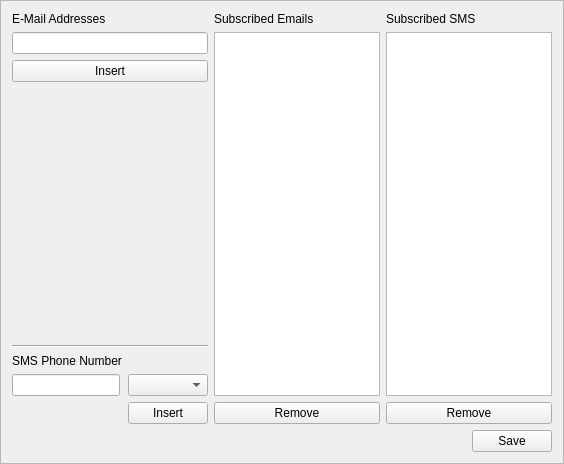
<?xml version="1.0" encoding="UTF-8"?>
<ui version="4.0">
 <class>SMBConf</class>
 <widget class="QFrame" name="SMBConf">
  <property name="geometry">
   <rect>
    <x>0</x>
    <y>0</y>
    <width>564</width>
    <height>464</height>
   </rect>
  </property>
  <property name="windowTitle">
   <string>Frame</string>
  </property>
  <property name="frameShape">
   <enum>QFrame::StyledPanel</enum>
  </property>
  <property name="frameShadow">
   <enum>QFrame::Raised</enum>
  </property>
  <layout class="QVBoxLayout" name="verticalLayout_4">
   <item>
    <layout class="QHBoxLayout" name="horizontalLayout_3">
     <item>
      <layout class="QVBoxLayout" name="verticalLayout">
       <item>
        <widget class="QLabel" name="label">
         <property name="text">
          <string>E-Mail Addresses</string>
         </property>
        </widget>
       </item>
       <item>
        <widget class="QLineEdit" name="EmailIS"/>
       </item>
       <item>
        <widget class="QPushButton" name="InsEmail">
         <property name="text">
          <string>Insert</string>
         </property>
        </widget>
       </item>
       <item>
        <spacer name="verticalSpacer">
         <property name="orientation">
          <enum>Qt::Vertical</enum>
         </property>
         <property name="sizeHint" stdset="0">
          <size>
           <width>20</width>
           <height>40</height>
          </size>
         </property>
        </spacer>
       </item>
       <item>
        <widget class="Line" name="line">
         <property name="orientation">
          <enum>Qt::Horizontal</enum>
         </property>
        </widget>
       </item>
       <item>
        <layout class="QFormLayout" name="formLayout_2">
         <item row="0" column="0">
          <widget class="QLabel" name="label_2">
           <property name="text">
            <string>SMS Phone Number</string>
           </property>
          </widget>
         </item>
         <item row="2" column="1">
          <widget class="QPushButton" name="InsSMS">
           <property name="text">
            <string>Insert</string>
           </property>
          </widget>
         </item>
         <item row="1" column="0">
          <widget class="QLineEdit" name="SMSIS"/>
         </item>
         <item row="1" column="1">
          <widget class="QComboBox" name="CarSel"/>
         </item>
        </layout>
       </item>
      </layout>
     </item>
     <item>
      <layout class="QVBoxLayout" name="verticalLayout_2">
       <item>
        <widget class="QLabel" name="label_3">
         <property name="text">
          <string>Subscribed Emails</string>
         </property>
        </widget>
       </item>
       <item>
        <widget class="QListView" name="EmailList"/>
       </item>
       <item>
        <widget class="QPushButton" name="RemoveEmail">
         <property name="text">
          <string>Remove</string>
         </property>
        </widget>
       </item>
      </layout>
     </item>
     <item>
      <layout class="QVBoxLayout" name="verticalLayout_3">
       <item>
        <widget class="QLabel" name="label_4">
         <property name="text">
          <string>Subscribed SMS</string>
         </property>
        </widget>
       </item>
       <item>
        <widget class="QListView" name="SMSList"/>
       </item>
       <item>
        <widget class="QPushButton" name="RemoveSMS">
         <property name="text">
          <string>Remove</string>
         </property>
        </widget>
       </item>
      </layout>
     </item>
    </layout>
   </item>
   <item>
    <layout class="QHBoxLayout" name="horizontalLayout_4">
     <item>
      <spacer name="horizontalSpacer">
       <property name="orientation">
        <enum>Qt::Horizontal</enum>
       </property>
       <property name="sizeHint" stdset="0">
        <size>
         <width>40</width>
         <height>20</height>
        </size>
       </property>
      </spacer>
     </item>
     <item>
      <widget class="QPushButton" name="pushButton">
       <property name="text">
        <string>Save</string>
       </property>
      </widget>
     </item>
    </layout>
   </item>
  </layout>
 </widget>
 <resources/>
 <connections/>
</ui>
